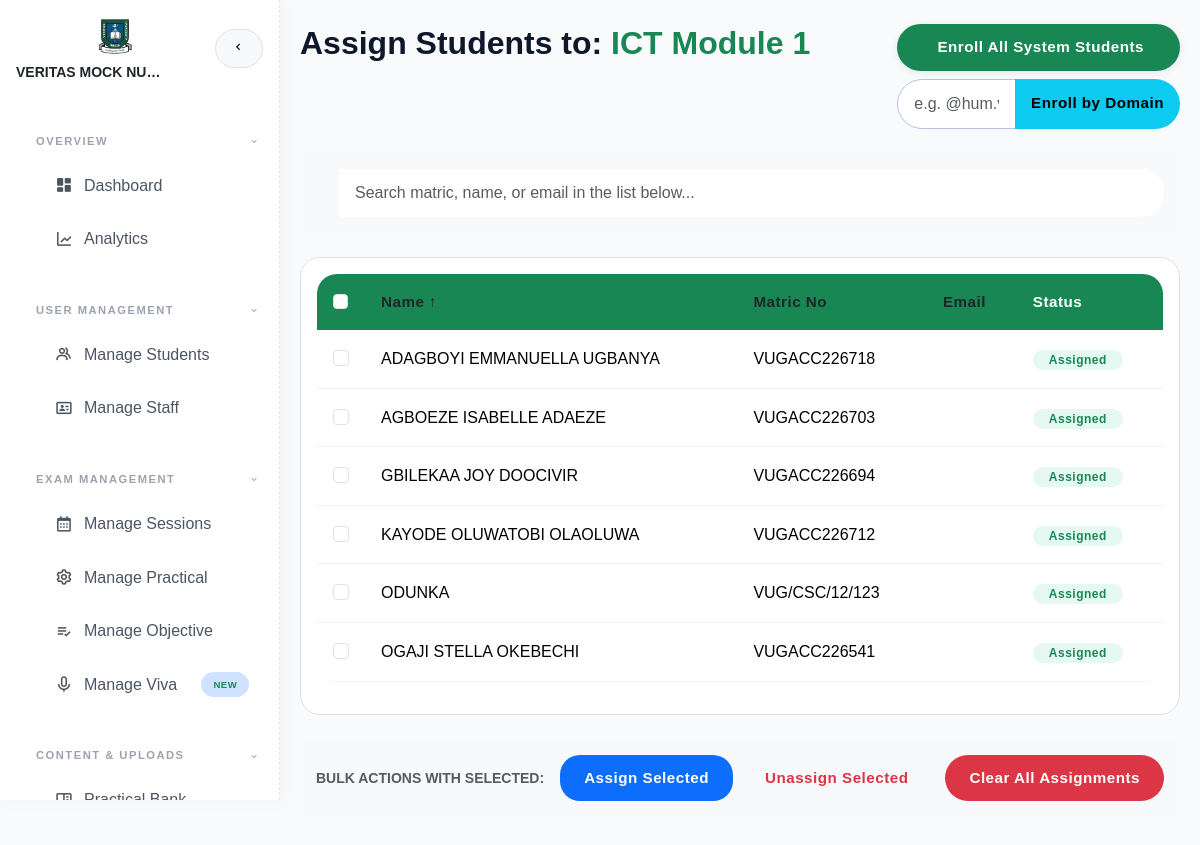
Page /admin_assign_students.php?exam_id=7 (signed in) on the committed database.
### tables this page shows
CREATE TABLE `exams` (
  `id` int(11) NOT NULL,
  `name` varchar(255) DEFAULT NULL,
  `is_active` tinyint(1) DEFAULT 0,
  `created_at` datetime DEFAULT current_timestamp()
);

CREATE TABLE `students` (
  `id` int(11) NOT NULL,
  `name` varchar(255) DEFAULT NULL,
  `matric_no` varchar(50) DEFAULT NULL,
  `username` varchar(100) DEFAULT NULL
);

### admin_assign_students.php (the view, shortened to what this page needs)
<?php
require 'db.php';
$exam_id = isset($_GET['exam_id']) ? intval($_GET['exam_id']) : 0;
$exam = $db->prepare("SELECT * FROM exams WHERE id=?");
$exam->execute([$exam_id]);
$exam = $exam->fetch(PDO::FETCH_ASSOC);
$sort = $_GET['sort'] ?? 'name';
$dir = $_GET['dir'] ?? 'ASC';
$dir = (strtoupper($dir) === 'DESC') ? 'DESC' : 'ASC';
$next_dir = ($dir === 'ASC') ? 'DESC' : 'ASC';
$students = $db->query("SELECT * FROM students ORDER BY $sort $dir")->fetchAll(PDO::FETCH_ASSOC);
$assigned = $db->prepare("SELECT student_id FROM exam_students WHERE exam_id=?");
$assigned->execute([$exam_id]);
$assigned_ids = array_column($assigned->fetchAll(PDO::FETCH_ASSOC), 'student_id');
?>
<!DOCTYPE html>
<html lang="en">
<head>
  <link href="assets/css/bootstrap.min.css" rel="stylesheet">
  <link href="style_enhanced.css" rel="stylesheet">
  <link href="https://unpkg.com/boxicons@2.1.4/css/boxicons.min.css" rel="stylesheet">
</head>
<body>
  <?php include 'admin_sidebar.php'; ?>
  <div class="main-content">
    <div class="container-xl py-4">
      <div class="row g-3 mb-4">
        <div class="col-md-8">
          <h2 class="mb-0">Assign Students to: <span
              class="text-primary fw-bold"><?= htmlspecialchars($exam['name']) ?></span></h2>
        </div>
        <div class="col-md-4 text-md-end">
          <div class="d-flex flex-column gap-2">
            <form method="post"
              onsubmit="return confirm('Note: This will enroll EVERY student in your database to this exam. Proceed?')">
              <button type="submit" name="assign_all_system" class="btn btn-success rounded-pill px-4 fw-bold w-100">
                <i class="bi bi-person-plus-fill me-1"></i> Enroll All System Students
              </button>
            </form>
            <form method="post" class="input-group"
              onsubmit="return confirm('Enroll all students with this email domain?')">
              <input type="text" name="email_domain" class="form-control rounded-start-pill"
                placeholder="e.g. @hum.veritas.edu.ng" required>
              <button type="submit" name="assign_by_email_domain" class="btn btn-info rounded-end-pill px-3 fw-bold">
                Enroll by Domain
              </button>
            </form>
          </div>
        </div>
      </div>
      <div class="card border-0 shadow-sm rounded-3 mb-4">
        <div class="card-body p-3 bg-light">
          <div class="input-group">
            <span class="input-group-text bg-transparent border-0"><i class="bi bi-search"></i></span>
            <input type="text" id="tableSearch" class="form-control border-0 bg-transparent"
              placeholder="Search matric, name, or email in the list below...">
          </div>
        </div>
      </div>
      <form method="post" id="bulkForm">
        <div class="table-responsive bg-white rounded-3 shadow-sm p-3 mb-4 border">
          <table class="table align-middle table-hover" id="studentTable">
            <thead>
              <tr class="table-light">
                <th width="40"><input type="checkbox" id="masterCheckbox" class="form-check-input"></th>
                <th><a href="?exam_id=<?= $exam_id ?>&sort=name&dir=<?= $next_dir ?>"
                    class="text-decoration-none text-dark d-flex align-items-center gap-1">Name
                    <?= $sort === 'name' ? ($dir === 'ASC' ? '↑' : '↓') : '' ?></a></th>
                <th><a href="?exam_id=<?= $exam_id ?>&sort=matric_no&dir=<?= $next_dir ?>"
                    class="text-decoration-none text-dark d-flex align-items-center gap-1">Matric No
                    <?= $sort === 'matric_no' ? ($dir === 'ASC' ? '↑' : '↓') : '' ?></a></th>
                <th><a href="?exam_id=<?= $exam_id ?>&sort=email&dir=<?= $next_dir ?>"
                    class="text-decoration-none text-dark d-flex align-items-center gap-1">Email
                    <?= $sort === 'email' ? ($dir === 'ASC' ? '↑' : '↓') : '' ?></a></th>
                <th>Status</th>
              </tr>
            </thead>
            <tbody>
              <?php foreach ($students as $stu): ?>
                <tr>
                  <td>
                    <input type="checkbox" name="student_ids[]" value="<?= $stu['id'] ?>"
                      class="student-checkbox form-check-input">
                  </td>
                  <td><?= htmlspecialchars($stu['name']) ?></td>
                  <td><?= htmlspecialchars($stu['matric_no']) ?></td>
                  <td><?= htmlspecialchars($stu['email'] ?? '') ?></td>
                  <td>
                    <?php if (in_array($stu['id'], $assigned_ids)): ?>
                      <span class="badge bg-success-light text-success rounded-pill px-3 py-1">Assigned</span>
                    <?php else: ?>
                      <span class="badge bg-secondary-light text-muted rounded-pill px-3 py-1">Not Assigned</span>
                    <?php endif; ?>
                  </td>
                </tr>
              <?php endforeach; ?>
            </tbody>
          </table>
        </div>
        <div class="d-flex flex-wrap gap-2 mb-4 bg-light p-3 rounded-3 align-items-center">
          <span class="fw-bold text-muted small me-2">BULK ACTIONS WITH SELECTED:</span>
          <button type="button" onclick="submitBulk('assign')"
            class="btn btn-primary rounded-pill px-4 fw-bold shadow-sm">
            Assign Selected
          </button>
          <button type="button" onclick="submitBulk('remove')" class="btn btn-outline-danger rounded-pill px-4 fw-bold">
            Unassign Selected
          </button>
          <div class="ms-auto">
            <button type="submit" name="clear_all" class="btn btn-danger rounded-pill px-4 fw-bold"
              onclick="return confirm('Note: This will remove ALL student assignments (even those not selected) from this exam. Proceed?')">
              Clear All Assignments
            </button>
          </div>
      </form>
    </div>
  </div>
</body>
</html>

### style_enhanced.css (style rules this page uses)
:root { --primary-color: #198754; --primary-light: #1e7e4a; --primary-gradient: linear-gradient(135deg, #198754 0%, #1e7e4a 100%); --secondary-color: #e8f5e9; --accent-color: #f59e0b; --success-color: #22c55e; --warning-color: #f59e0b; --danger-color: #ef4444; --dark-color: #0f172a; --light-color: #ffffff; --glass-bg: rgba(255, 255, 255, 0.75); --glass-border: rgba(255, 255, 255, 0.4); --border-radius: 1.25rem; --shadow-sm: 0 4px 6px -1px rgba(0, 0, 0, 0.1), 0 2px 4px -1px rgba(0, 0, 0, 0.06); --shadow-md: 0 10px 15px -3px rgba(0, 0, 0, 0.1), 0 4px 6px -2px rgba(0, 0, 0, 0.05); --shadow-lg: 0 20px 25px -5px rgba(0, 0, 0, 0.1), 0 10px 10px -5px rgba(0, 0, 0, 0.04); --background: #f8fafc; --text-main: #1e293b; --text-muted: #64748b; --transition: all 0.4s cubic-bezier(0.4, 0, 0.2, 1); }
* { box-sizing: border-box; }
html, body { height: 100%; margin: 0; padding: 0; }
body { background: var(--background); color: var(--text-color); font-family: 'Segoe UI', 'Roboto', Arial, sans-serif; min-height: 100vh; display: flex; flex-direction: column; line-height: 1.6; }
.main-content { flex: 1 0 auto; }
.bg-success-light { background-color: rgba(52, 208, 88, 0.1); }
.card, .shadow, .shadow-sm { border-radius: var(--border-radius) !important; box-shadow: var(--shadow) !important; border: none; transition: var(--transition); }
.container-xl { max-width: 1400px; margin: 0 auto; padding: 0 20px; }
@media (min-width: 1200px) { .container-xl { max-width: 1400px; } }
@media (min-width: 992px) { .container-xl { max-width: 1200px; } }
h1, h2, h3, h4, h5, h6 { font-weight: 700; color: var(--dark-color); margin-bottom: 1rem; }
h2 { font-size: 2rem; }
.btn { border-radius: 2rem; font-weight: 600; letter-spacing: 0.5px; transition: var(--transition); border: none; padding: 0.75rem 1.5rem; font-size: 0.95rem; }
.btn-primary, .btn-success { box-shadow: 0 2px 8px rgba(9, 44, 25, 0.08); }
.btn-outline-danger { border-radius: 2rem; font-weight: 500; }
input.form-control, select.form-control, textarea.form-control { border-radius: 1.5rem; border: 1px solid #b6c2e2; padding: 0.75rem 1rem; font-size: 1rem; transition: var(--transition); }
::placeholder { color: #b6c2e2; }
@media (min-width: 992px) { .main-content { margin-left: 280px; width: calc(100% - 280px); min-height: 100vh; } }
.main-content { transition: all 0.4s cubic-bezier(0.4, 0, 0.2, 1); }
.table { border-radius: var(--border-radius); overflow: hidden; box-shadow: var(--shadow); }
.table th { background: var(--primary-color); color: white; font-weight: 600; border: none; padding: 1rem; text-align: left; font-size: 0.95rem; letter-spacing: 0.5px; }
.table td { padding: 1rem; border-bottom: 1px solid rgba(0,0,0,0.05); vertical-align: middle; }
.badge { font-size: 0.75rem; font-weight: 600; padding: 0.5rem 0.75rem; border-radius: 1rem; letter-spacing: 0.5px; }
.card, .navbar, .table, .modal-content, .form-control, .dropdown-menu { background-color: var(--light-color) !important; color: var(--text-color) !important; }
.bg-success-light { background: rgba(16, 185, 129, 0.1) !important; }
:root { --primary-color: #198754; --secondary-color: #f8fafc; --accent-color: #1e7e4a; --success-color: #198754; --warning-color: #f59e0b; --danger-color: #dc3545; }
body { background-color: #f8fafc; font-family: 'Outfit', sans-serif !important; }
.text-primary { color: #198754 !important; }

### rows in the picture
exams: name "ICT Module 1"
students: name "ADAGBOYI EMMANUELLA UGBANYA", matric_no "VUGACC226718", shows "Assigned"
students: name "AGBOEZE ISABELLE ADAEZE", matric_no "VUGACC226703", shows "Assigned"
students: name "GBILEKAA JOY DOOCIVIR", matric_no "VUGACC226694", shows "Assigned"
students: name "KAYODE OLUWATOBI OLAOLUWA", matric_no "VUGACC226712", shows "Assigned"
students: name "ODUNKA", matric_no "VUG/CSC/12/123", shows "Assigned"
students: name "OGAJI STELLA OKEBECHI", matric_no "VUGACC226541", shows "Assigned"

### other values in the picture
$admin_title "VERITAS MOCK NU…"
